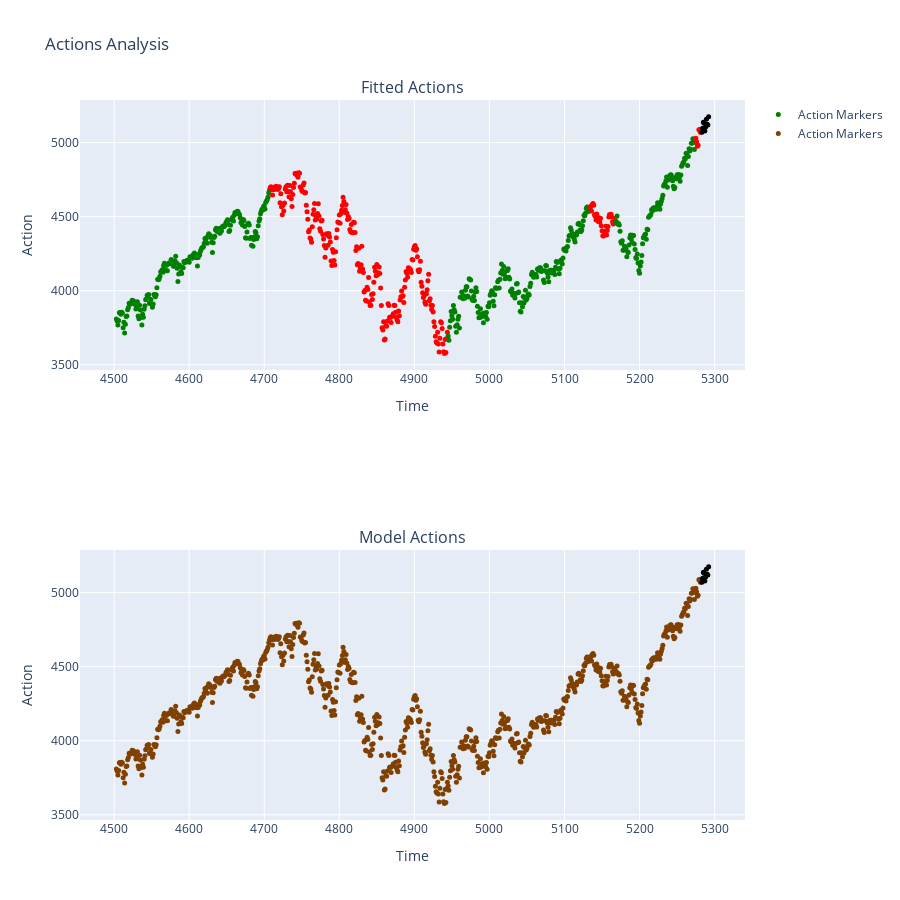

Write notebook code for a chart like this one.
### Code cell
print("fitted_profit: ", calculate_profit(y_test, 15, test_data['close'], 1000000))
print("model_profit: ", calculate_profit(y_pred, 15, test_data['close'], 1000000))
print("buy_and_hold_profit: ", calculate_profit([1]*len(y_test), 15, test_data['close'], 1000000))

fig = make_subplots(rows=2, cols=1, subplot_titles=('Fitted Actions', 'Model Actions'))

fig.add_trace(go.Scatter(x=test_data.index, y =test_data['close'], mode='markers', marker=dict(color=y_test, size=5, colorscale=['red', 'green']), name='Action Markers'), row=1, col=1)

fig.add_trace(go.Scatter(x=test_data.index, y=test_data['close'], mode='markers', marker=dict(color=y_pred, size=5, colorscale=['red', 'green']), name='Action Markers'), row=2, col=1)

fig.update_layout(title='Actions Analysis', xaxis_title='Time', yaxis_title='Action', height=900)

fig['layout']['xaxis']['title'] = 'Time'
fig['layout']['xaxis2']['title'] = 'Time'
fig['layout']['yaxis']['title'] = 'Action'
fig['layout']['yaxis2']['title'] = 'Action'

fig.show()

### Figure 1 — Plotly figure (JSON) as saved in the notebook; plotly's stock layout.template omitted (floating-point values rounded to 4 significant figures; data arrays with more than 128 entries replaced by an {"elided": "..."} marker saying what was removed)
{"data": [{"marker": {"color": {"elided": "780 int values"}, "colorscale": [[0, "red"], [1, "green"]], "size": 5}, "mode": "markers", "name": "Action Markers", "type": "scatter", "x": {"elided": "790 int values"}, "xaxis": "x", "y": {"elided": "790 float values"}, "yaxis": "y"}, {"marker": {"color": {"elided": "780 int values"}, "colorscale": [[0, "red"], [1, "green"]], "size": 5}, "mode": "markers", "name": "Action Markers", "type": "scatter", "x": {"elided": "790 int values"}, "xaxis": "x2", "y": {"elided": "790 float values"}, "yaxis": "y2"}], "layout": {"annotations": [{"font": {"size": 16}, "showarrow": false, "text": "Fitted Actions", "x": 0.5, "xanchor": "center", "xref": "paper", "y": 1, "yanchor": "bottom", "yref": "paper"}, {"font": {"size": 16}, "showarrow": false, "text": "Model Actions", "x": 0.5, "xanchor": "center", "xref": "paper", "y": 0.375, "yanchor": "bottom", "yref": "paper"}], "height": 900, "title": {"text": "Actions Analysis"}, "xaxis": {"anchor": "y", "domain": [0, 1], "title": {"text": "Time"}}, "xaxis2": {"anchor": "y2", "domain": [0, 1], "title": {"text": "Time"}}, "yaxis": {"anchor": "x", "domain": [0.625, 1], "title": {"text": "Action"}}, "yaxis2": {"anchor": "x2", "domain": [0, 0.375], "title": {"text": "Action"}}}}
